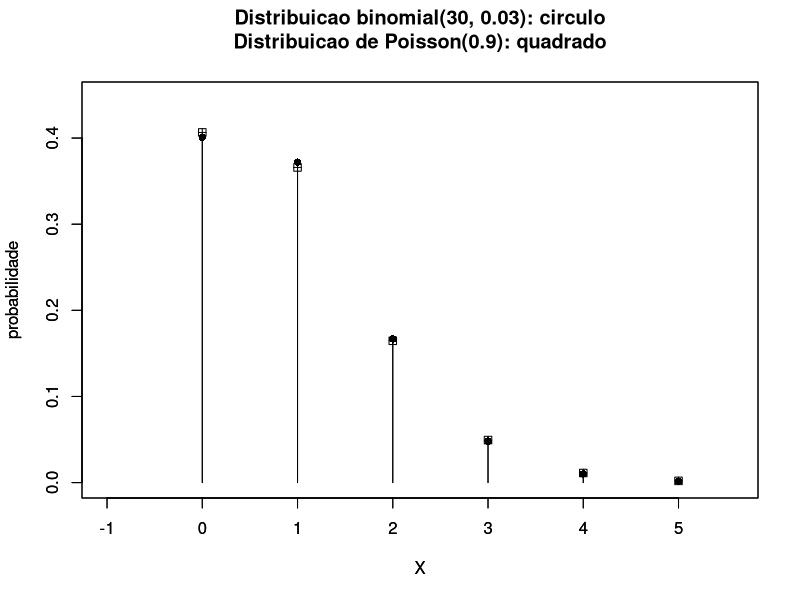

R code for this plot:
sink("exemplo09_binomial_aproxPois_n30p3.txt")
n <- 30
p <- 0.03
cat("X ~ binomial(",n,", ",p,")\n", sep="")
m <- n*p
dp <- sqrt(n*p*(1-p))
cat("Media de X = ",m,"\n", sep="")
cat("Desvio-padrao de X = ",round(dp,2),"\n", sep="")
X <- 0:n
if (n >= 20 && p <= 0.05)
{cat("Binomial(",n,", ",p,") semelhante a Poisson(",m,")\n\n", sep="")} else
{cat("Binomial(",n,", ",p,") diferente de Poisson(",m,")\n\n", sep="")}
probbinom <- dbinom(x=X,size=n,prob=p)
probPois <- dpois(x=X,lambda=m)
print(round((tbl <- data.frame(X,probbinom,probPois)),6))
sink()
png("exemplo09_binomial_aproxPois_n30p3.png")
plot(X,probbinom,type="h",
     main=paste0("Distribuicao binomial(",n,", ",p,"): circulo\n\n"),
     xlab="X", ylab="probabilidade",
     xlim=c(-1,m+5*dp), ylim=c(0,1.1*max(c(max(probbinom),max(probPois)))),
     lwd=1,col="black")
points(X,probbinom,pch=16,cex=1,col="black")
par(new=TRUE)
plot(X,probPois,type="h",
     main=paste0("Distribuicao de Poisson(",m,"): quadrado"),
     xlab="X", ylab="probabilidade",
     xlim=c(-1,m+5*dp), ylim=c(0,1.1*max(c(max(probbinom),max(probPois)))),
     lwd=1,col="black")
points(X,probPois,pch=12,cex=1,col="black")
dev.off()

